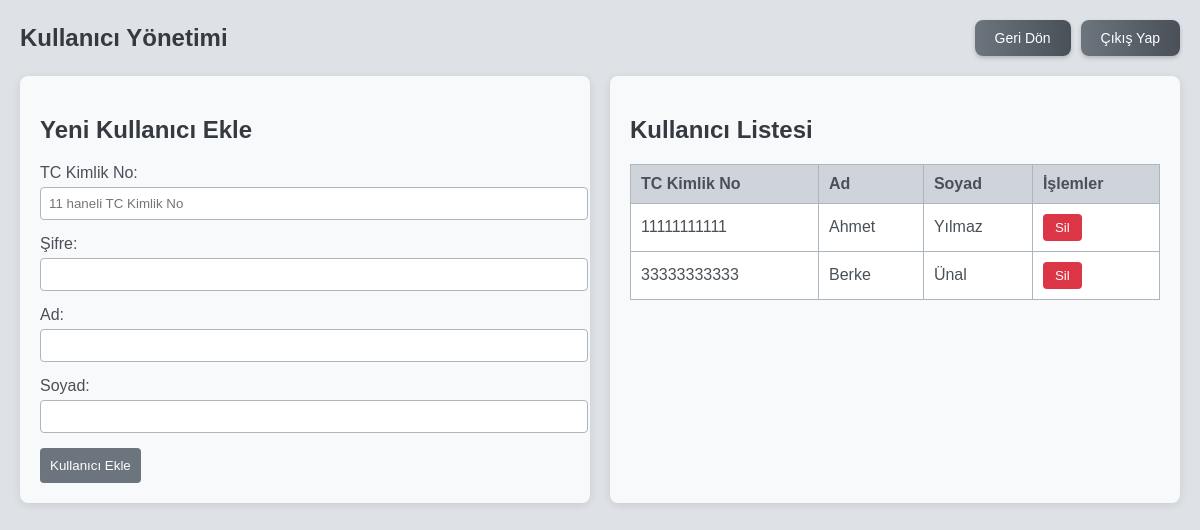
/kullanici_yonetim (signed in), run on an earlier commit of the app's database.
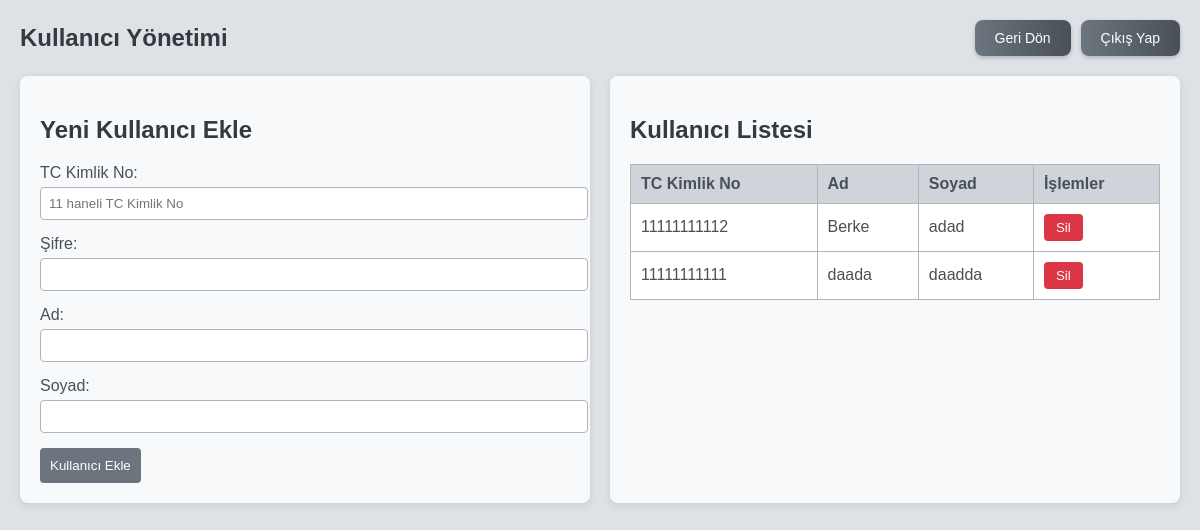
And on a later commit of the database.
### tables this page shows
CREATE TABLE kullanicilar (
            id TEXT PRIMARY KEY,
            tc TEXT  NOT NULL,
            sifre TEXT NOT NULL,
            ad TEXT NOT NULL,
            soyad TEXT NOT NULL,
            foto TEXT
        );

### app.py (the view, shortened to what this page needs)
@app.route('/kullanici_yonetim', methods=['GET', 'POST'])
def kullanici_yonetim():
    if 'tc' not in session or session.get('rol') != 'personel':
        return redirect(url_for('personel_giris'))
    conn = veritabani_baglantisi()
    cur = conn.cursor()
    odunc_kitaplar = None
    tc = None
    mevcut_kitaplar = None
    cur.execute('SELECT tc, ad, soyad FROM kullanicilar')
    kullanicilar = cur.fetchall()
    conn.close()
    return render_template('kullanici_yonetim.html',
                         odunc_kitaplar=odunc_kitaplar,
                         tc=tc,
                         mevcut_kitaplar=mevcut_kitaplar,
                         kullanicilar=kullanicilar)

### app.py (called while the page is built)
def veritabani_baglantisi() -> sqlite3.Connection:
    conn = sqlite3.connect('kutuphane.db')
    conn.row_factory = sqlite3.Row
    return conn

### templates/kullanici_yonetim.html (shortened to what this page needs)
<!DOCTYPE html>
<html lang="tr">
<head>
</head>
<body>
    <div class="app-container">
        <div class="library-section">
            <div class="header-title">
                <h1>Kullanıcı Yönetimi</h1>
                <div class="button-container">
                    <a href="{{ url_for('kutuphane_personel') }}" class="logout-btn">Geri Dön</a>
                    <a href="{{ url_for('personel_cikis') }}" class="logout-btn">Çıkış Yap</a>
                </div>
            </div>
            <div class="content-container">
                <div class="section">
                    <h2>Yeni Kullanıcı Ekle</h2>
                    <form action="{{ url_for('kullanici_yonetim') }}" method="POST">
                        <div class="form-group">
                            <label for="tc">TC Kimlik No:</label>
                            <input type="text" id="tc" name="tc" required pattern="\d{11}" maxlength="11" placeholder="11 haneli TC Kimlik No ">
                        </div>
                        <div class="form-group">
                            <label for="sifre">Şifre:</label>
                            <input type="password" id="sifre" name="sifre" required>
                        </div>
                        <div class="form-group">
                            <label for="ad">Ad:</label>
                            <input type="text" id="ad" name="ad" required>
                        </div>
                        <div class="form-group">
                            <label for="soyad">Soyad:</label>
                            <input type="text" id="soyad" name="soyad" required>
                        </div>
                        <button type="submit" class="submit-btn">Kullanıcı Ekle</button>
                    </form>
                </div>
                <div class="section">
                    <h2>Kullanıcı Listesi</h2>
                    <table>
                        <tr>
                            <th>TC Kimlik No</th>
                            <th>Ad</th>
                            <th>Soyad</th>
                            <th>İşlemler</th>
                        </tr>
                        {% for kullanici in kullanicilar %}
                        <tr>
                            <td>{{ kullanici['tc'] }}</td>
                            <td>{{ kullanici['ad'] }}</td>
                            <td>{{ kullanici['soyad'] }}</td>
                            <td>
                                <form action="{{ url_for('kullanici_yonetim') }}" method="POST" style="display:inline;">
                                    <button type="submit" class="delete-btn" onclick="return confirm('Bu kullanıcıyı silmek istediğinizden emin misiniz?');">Sil</button>
                                </form>
                            </td>
                        </tr>
                        {% endfor %}
                    </table>
                </div>
            </div>
        </div>
    </div>
</body>
</html>

What changed in the data, as far as the page shows it:
changed kullanicilar "Berke": tc "11111111111" → "11111111112"; ad "Ahmet" → "Berke"; soyad "Yılmaz" → "adad"; tc "33333333333" → "11111111111"; ad "Berke" → "daada"; soyad "Ünal" → "daadda"
